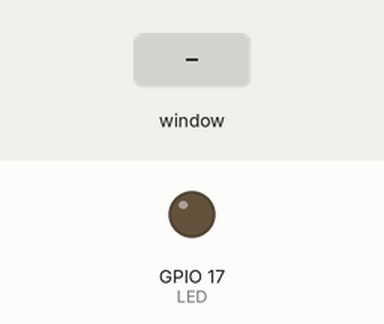
Recording of a program running on a simulated Raspberry Pi (BCM pin numbers). On the bench: output pins drawn as LEDs (lit = HIGH). The inputs (shaded band) are chosen by the test bench. The desktop window is not drawn, its controls go by their first labels and the mouse button is held 0.15 s.

Above: at 1.2 s.
1.3 s: control labelled "OPEN" in the window clicked
At 2.4 s:
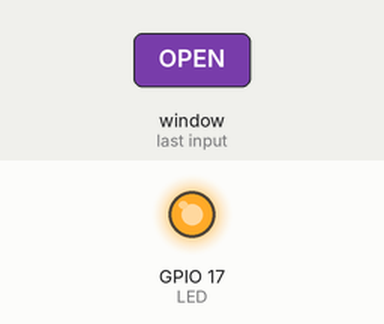
2.8 s: control labelled "CLOSE" in the window clicked
At 3.5 s:
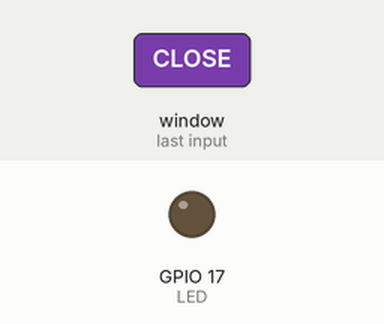
Timing chart, 0 to 5.8 s (numbered marks = the images above; inputs shaded):
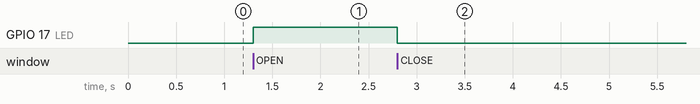

The program:

windowGrid.py
```python
from tkinter import *
import RPi.GPIO as GPIO

LED = 17
GPIO.setmode(GPIO.BCM)
GPIO.setup(LED,GPIO.OUT)
GPIO.setwarnings(False)


master = Tk()
master.title("Window Grid")

def openLed():
    GPIO.output(LED,GPIO.HIGH);


def closeLed():
    GPIO.output(LED,GPIO.LOW)

def windowClose():
    print("window close")
    master.destroy()
    GPIO.cleanup()

Label(master, text="OPEN LIGHT").grid(row=0, column=0, padx=10, pady=10, sticky=W)
openBtn = Button(master, text="OPEN", command=openLed)
openBtn.grid(row=0, column=1,sticky=W)

Label(master, text="CLOSE LIGHT").grid(row=1, column=0, padx=10, pady=10, sticky=W)
closeBtn = Button(master, text=("CLOSE"),command=closeLed)
closeBtn.grid(row=1,column=1,sticky=W)
master.protocol("WM_DELETE_WINDOW", windowClose)
master.mainloop()

#http://effbot.org/tkinterbook/button.htm
#https://coldnew.github.io/f7349436/
```

Measured:
- after the input at 1.3 s, GPIO 17 (LED): LOW → HIGH at once
- after the input at 2.8 s, GPIO 17 (LED): HIGH → LOW at once
